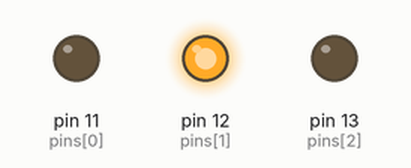
Recording of a sketch running on a simulated Arduino Uno, built with avr-gcc and run on an emulated ATmega328P. Parts: output pins drawn as LEDs (lit = HIGH).

Above: at 0.5 s.
At 1.5 s:
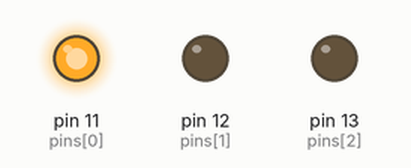
At 2.5 s:
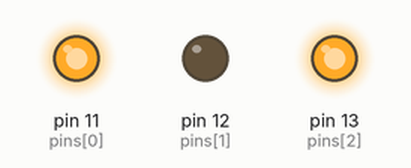
At 4.5 s:
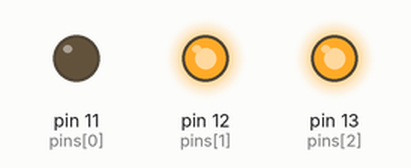
At 5.5 s:
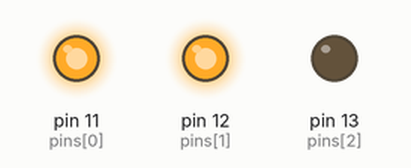
Timing chart, 0 to 7.8 s (numbered marks = the images above):
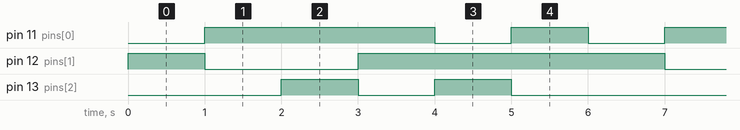

Measured:
- by itself, pin 11 (pins[0]): repeats every 6.0 s: LOW 1.0 s, HIGH 1.0 s, LOW 1.0 s, HIGH 3.0 s
- by itself, pin 12 (pins[1]): repeats every 6.0 s: LOW 2.0 s, HIGH 4.0 s
- by itself, pin 13 (pins[2]): repeats every 6.0 s: LOW 1.0 s, HIGH 1.0 s, LOW 3.0 s, HIGH 1.0 s

The sketch:

Charlieplexing.ino
```cpp
byte pins []={11,12,13};
const int num_pin = sizeof(pins);
const int num_led = num_pin*(num_pin-1);
byte pairs [num_led/2][2]={ {0,1}, {1,2}, {0,2}};

void setup() {}

void loop (){
  for (int i=0; i < num_led; i++){
  lightLed (i);
  delay (1000);
}
}

void lightLed (int led){
// Selecciona el indice {0,1},{1,2} o {0,2}
  int indexA = pairs[led/2][0];
  int indexB = pairs[led/2][1];
  int pinA = pins[indexA];
  int pinB = pins[indexB];
// pone en alta impedancia los pines no usados
  for (int i=0; i < num_pin; i++){
    if (pins[i] != pinA && pins[i] != pinB){
      // si este pin no es uno de nuestros pines
      pinMode (pins[i], INPUT);
      digitalWrite(pins[i],LOW); // quitando pull-up
    }
  }
    // pone los pines usados como salida
    pinMode (pinA, OUTPUT);
    pinMode (pinB, OUTPUT);
    if (led % 2 == 0){// selecciona cual es alto y cual bajo
      digitalWrite (pinA, LOW);
      digitalWrite (pinB, HIGH);
    }else{
      digitalWrite (pinB, LOW);
      digitalWrite (pinA, HIGH);
    }
}
```
